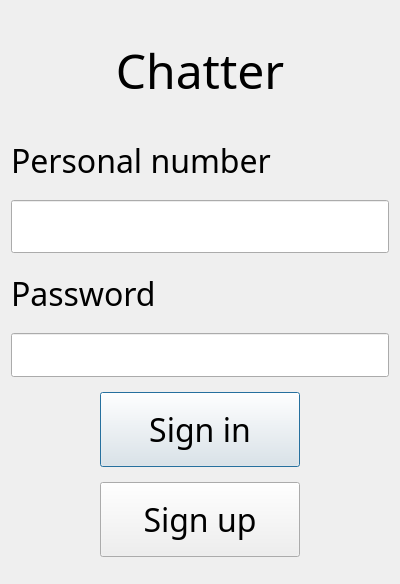
<?xml version="1.0" encoding="UTF-8"?>
<ui version="4.0">
 <class>Autorization</class>
 <widget class="QDialog" name="Autorization">
  <property name="geometry">
   <rect>
    <x>0</x>
    <y>0</y>
    <width>400</width>
    <height>584</height>
   </rect>
  </property>
  <property name="maximumSize">
   <size>
    <width>800</width>
    <height>800</height>
   </size>
  </property>
  <property name="windowTitle">
   <string>Dialog</string>
  </property>
  <layout class="QVBoxLayout" name="verticalLayout">
   <item>
    <widget class="QLabel" name="label_exe_name">
     <property name="maximumSize">
      <size>
       <width>16777215</width>
       <height>100</height>
      </size>
     </property>
     <property name="font">
      <font>
       <family>Chiller</family>
       <pointsize>36</pointsize>
       <italic>false</italic>
       <bold>false</bold>
      </font>
     </property>
     <property name="text">
      <string>Chatter</string>
     </property>
     <property name="alignment">
      <set>Qt::AlignCenter</set>
     </property>
    </widget>
   </item>
   <item>
    <widget class="QLabel" name="label_ID">
     <property name="maximumSize">
      <size>
       <width>16777215</width>
       <height>50</height>
      </size>
     </property>
     <property name="font">
      <font>
       <family>Chiller</family>
       <pointsize>24</pointsize>
      </font>
     </property>
     <property name="text">
      <string>Personal number</string>
     </property>
    </widget>
   </item>
   <item>
    <widget class="QLineEdit" name="lineEdit_ID">
     <property name="font">
      <font>
       <family>Chiller</family>
       <pointsize>24</pointsize>
      </font>
     </property>
    </widget>
   </item>
   <item>
    <widget class="QLabel" name="label_password">
     <property name="maximumSize">
      <size>
       <width>16777215</width>
       <height>50</height>
      </size>
     </property>
     <property name="font">
      <font>
       <family>Chiller</family>
       <pointsize>24</pointsize>
      </font>
     </property>
     <property name="text">
      <string>Password</string>
     </property>
    </widget>
   </item>
   <item>
    <widget class="QLineEdit" name="lineEdit_password">
     <property name="font">
      <font>
       <pointsize>24</pointsize>
      </font>
     </property>
     <property name="echoMode">
      <enum>QLineEdit::Password</enum>
     </property>
    </widget>
   </item>
   <item alignment="Qt::AlignHCenter">
    <widget class="QPushButton" name="pushButton_signIn">
     <property name="minimumSize">
      <size>
       <width>200</width>
       <height>50</height>
      </size>
     </property>
     <property name="maximumSize">
      <size>
       <width>250</width>
       <height>75</height>
      </size>
     </property>
     <property name="font">
      <font>
       <family>Chiller</family>
       <pointsize>24</pointsize>
      </font>
     </property>
     <property name="layoutDirection">
      <enum>Qt::LeftToRight</enum>
     </property>
     <property name="text">
      <string>Sign in</string>
     </property>
    </widget>
   </item>
   <item alignment="Qt::AlignHCenter">
    <widget class="QPushButton" name="pushButton_signUp">
     <property name="minimumSize">
      <size>
       <width>200</width>
       <height>50</height>
      </size>
     </property>
     <property name="maximumSize">
      <size>
       <width>250</width>
       <height>75</height>
      </size>
     </property>
     <property name="font">
      <font>
       <family>Chiller</family>
       <pointsize>24</pointsize>
      </font>
     </property>
     <property name="text">
      <string>Sign up</string>
     </property>
    </widget>
   </item>
  </layout>
 </widget>
 <resources/>
 <connections/>
</ui>
